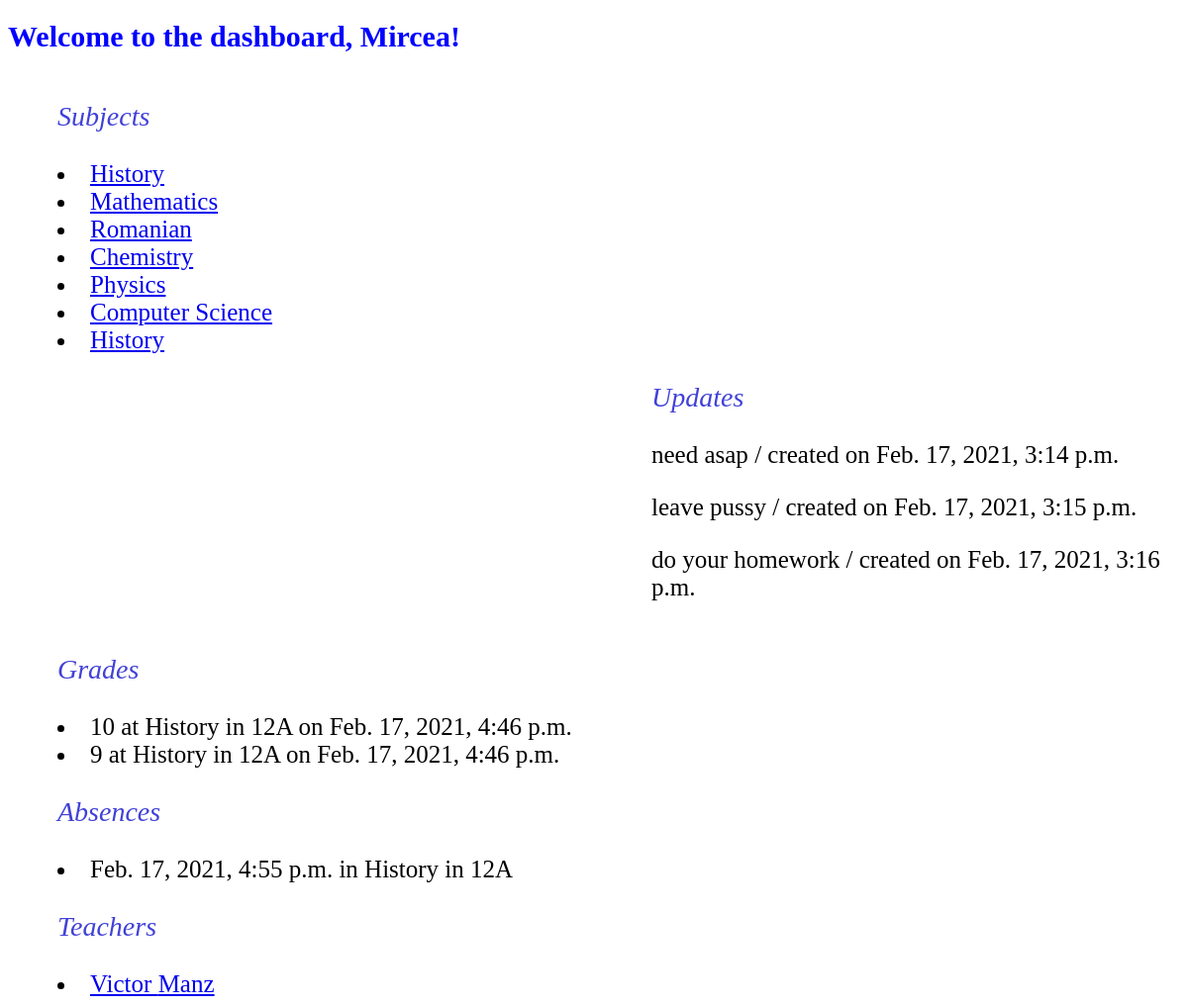
Page /dashboard/mirceatlx@gmail.com/student on the earlier database version.
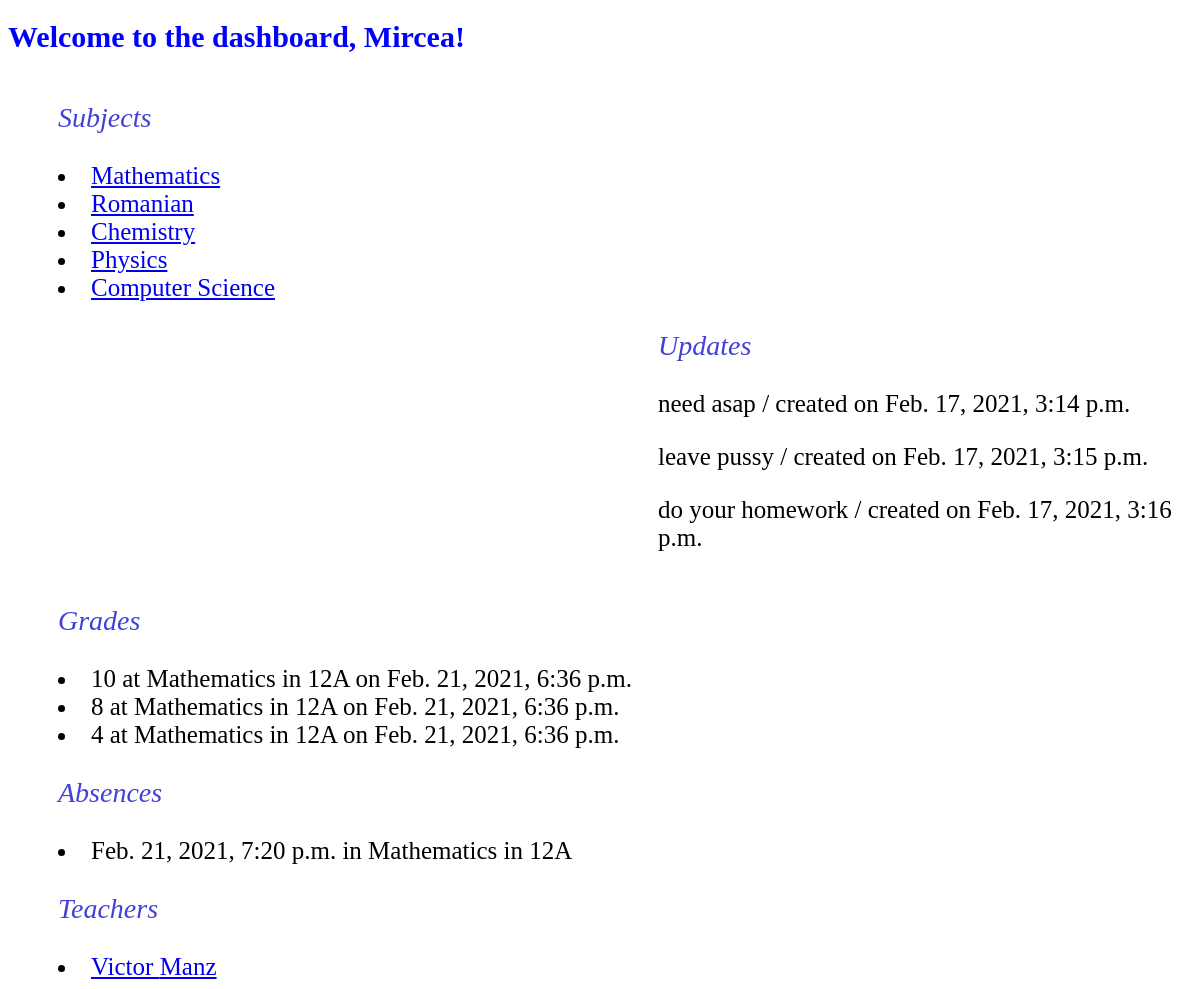
Same page on the later database version.
### authentification/models.py (models this page shows, shortened)
class Student(models.Model):
    first = models.CharField(max_length = 64)
    last = models.CharField(max_length = 64)
    user = models.CharField(max_length = 64)
    password = models.CharField(max_length = 64)
    email = models.EmailField(primary_key = True)
    details = models.CharField(max_length = 200, blank = True)
    xclass = models.ForeignKey(Class, on_delete = models.CASCADE, related_name = 'students')

class Subject(models.Model):
    subject_name = models.CharField(max_length = 64)
    xclass = models.ForeignKey(Class, on_delete = models.CASCADE, related_name = 'subjects')
    def __str__(self):
        return f"{self.subject_name} in {self.xclass}"

class Assignment(models.Model):
    classn = models.ForeignKey(Class, on_delete = models.CASCADE, related_name = 'assignments')
    date = models.DateTimeField()
    details = models.CharField(max_length = 200)
    doc = models.FileField(blank = True, upload_to = 'eschool')

class Grade(models.Model):
    student = models.ForeignKey(Student, on_delete = models.CASCADE, related_name = 'grades')
    subject = models.ForeignKey(Subject, on_delete = models.CASCADE, related_name = 'grades')
    grade = models.IntegerField()
    date = models.DateTimeField()

class Class(models.Model):
    teachers = models.ManyToManyField(Teacher, blank = True, related_name = 'classes')
    class_name = models.CharField(max_length = 3)
    def __str__(self):
        return f"{self.class_name}"

class Absence(models.Model):
    student = models.ForeignKey(Student, on_delete = models.CASCADE, related_name = 'absences')
    subject = models.ForeignKey(Subject, on_delete = models.CASCADE, related_name = 'absences')
    date = models.DateTimeField()
    motivated = models.BooleanField(blank = True, default = False)

class Teacher(models.Model):
    first = models.CharField(max_length = 64)
    last = models.CharField(max_length = 64)
    user = models.CharField(max_length = 64)
    password = models.CharField(max_length = 64)
    email = models.EmailField(primary_key = True)
    details = models.CharField(max_length = 200, blank = True)
    subject = models.CharField(max_length = 64)

### dashboard/views.py (the view)
# urls.py: path('<str:email>/student', views.student, name = "student"),
def student(request, email):
    student = Student.objects.get(email = email)
    return render(request, 'dashboard/student.html', {'student' : student})

### dashboard/templates/dashboard/student.html (shortened to what this page needs)
{% extends "dashboard/layout.html" %}
{% load static %}
{% block body %}
<h1 class="ttl">Welcome to the dashboard, {{student.first}}!</h1>
<div class='layout_student'>
    <div class='subjects'>
        <p class='pid'>Subjects</p>
        {% with xss=student.xclass %}
        {% for c in xss.subjects.all %}
        <ul.>
            <li><a href = "{% url 'student:subject' name=c.subject_name email=student.email %}">{{c.subject_name}}</a></li>
        </ul.>
        {% endfor %}
        {% endwith %}
    </div>
    <div class='updates'>
        <p class='pid'>Updates</p>
        {% with xss=student.xclass %}
        {% for ass in xss.assignments.all %}
        <ul.>
            <p>{{ass.details}}  / created on {{ass.date}}</p>
        </ul.>
        {% endfor %}
        {% endwith %}
    </div>
</div>
<div class='part2'>
    <div class='grades'>
        <p class='pid'>Grades</p>
        {% for grade in student.grades.all %}
        <ul">
            <li>
                {{grade.grade}}
                at
                {{grade.subject}}
                on
                {{grade.date}}
        </ul">
        {% endfor %}
    </div>
    <div class='absences'>
        <p class='pid'>Absences</p>
        {% for absence in student.absences.all %}
        <ul">
            <li>
                {{absence.date}}
                in
                {{absence.subject}}
            </li>
        </ul">
        {% endfor %}
    </div>
</div>
<div class='part3'>
    <div class='contact'>
        <p class='pid'>Teachers</p>
        {% with xss=student.xclass %}
        {% for tech in xss.teachers.all %}
        <ul">
            <li><a href = "{% url 'student:teacher' email=tech.email %}">{{tech.first}} {{tech.last}} </a></li>
        </ul">
        {% endfor %}
        {% endwith %}
    </div>
</div>
{% endblock %}

### dashboard/templates/dashboard/layout.html (shortened to what this page needs)
<!DOCTYPE html>
{% load static %}
<html lang="en">
<head>
</head>
<body>
    {% block body %}
    {% endblock %}
</body>
</html>

### dashboard/templates/dashboard/layout.html (style rules this page uses)
.ttl { color: blue; font-size:30px; }
.subjects { margin-left: 50px; font-size: 25px; }
.updates { margin-left: 650px; font-size: 25px; }
.contact { margin-left: 50px; font-size: 25px; }
.subjects, .updates, .contact { display:inline-block; vertical-align:top; }
.grades { margin-left: 50px; font-size: 25px; }
.absences { margin-left: 50px; font-size: 25px; }
.pid { font-size: 28px; font-style: italic; color: #4141D8; }

Differences in the rows shown:
removed Subject: subject_name "History"
removed Subject: subject_name "History"
removed Grade: grade "10", subject "History in 12A", date "Feb. 17, 2021, 4:46 p.m."
removed Grade: grade "9", subject "History in 12A", date "Feb. 17, 2021, 4:46 p.m."
added Grade: grade "10", subject "Mathematics in 12A", date "Feb. 21, 2021, 6:36 p.m."
added Grade: grade "8", subject "Mathematics in 12A", date "Feb. 21, 2021, 6:36 p.m."
added Grade: grade "4", subject "Mathematics in 12A", date "Feb. 21, 2021, 6:36 p.m."
changed Absence: date "Feb. 17, 2021, 4:55 p.m." → "Feb. 21, 2021, 7:20 p.m."; subject "History in 12A" → "Mathematics in 12A"
